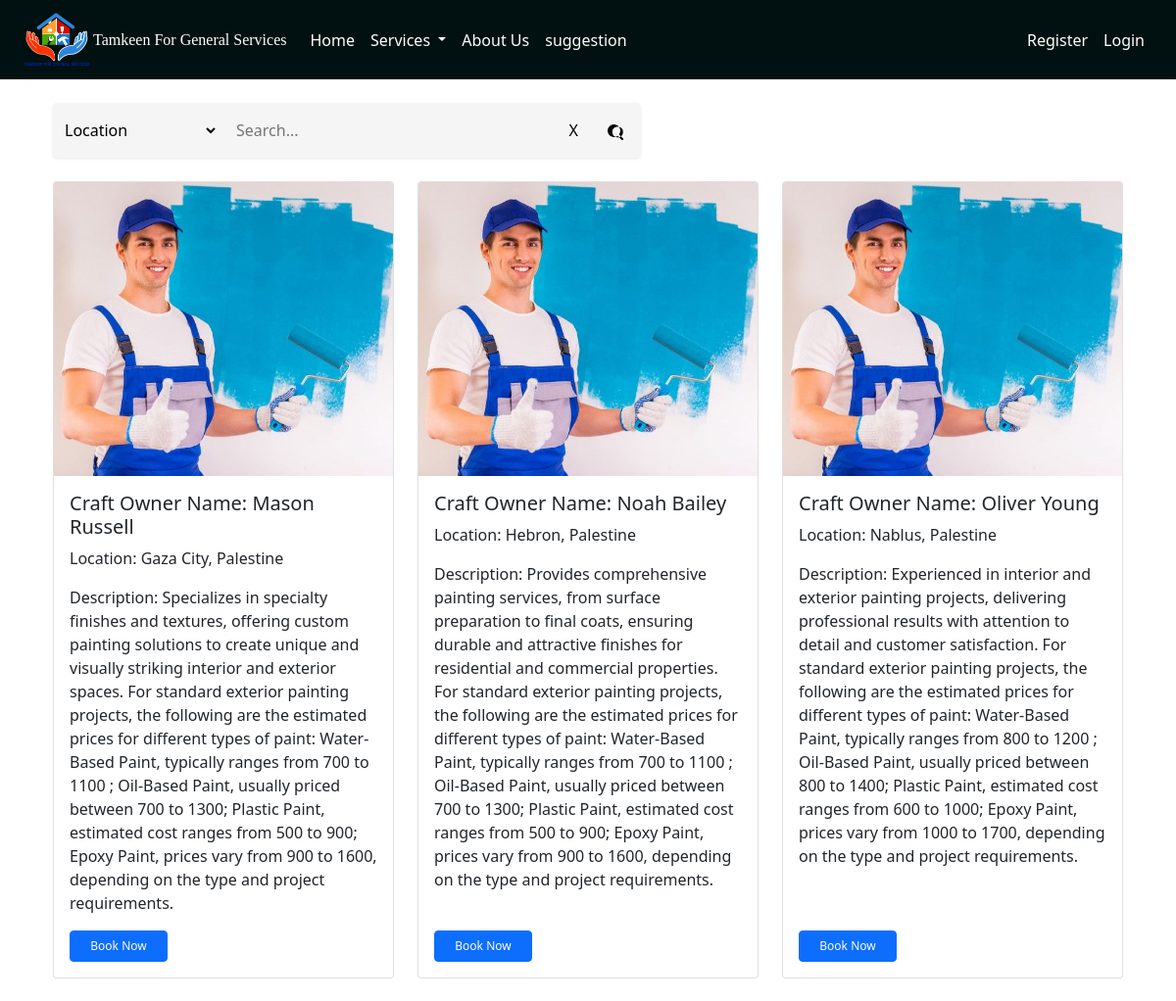
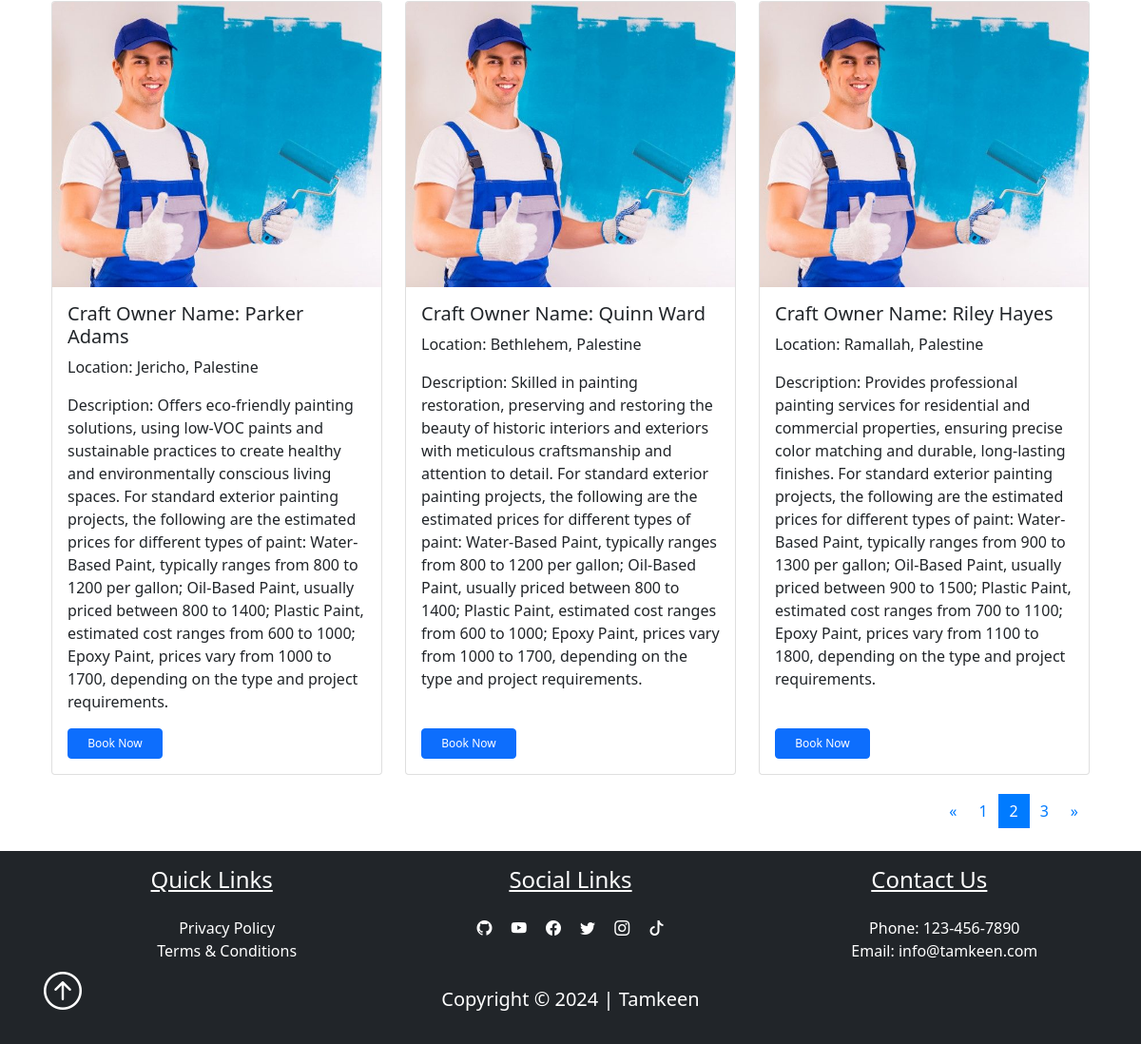
The page /Painting?page=2 on the database its author committed (2 pictures, top to bottom).
### pythonic/models.py (models this page shows, shortened)
class User(db.Model, UserMixin):
    id = db.Column(db.Integer, primary_key=True)
    username = db.Column(db.String(25), unique=True, nullable=False)
    email = db.Column(db.String(125), unique=True, nullable=False)
    image_file = db.Column(db.String(20), nullable=False, default="prf.jpg")
    password = db.Column(db.String(60), nullable=False)
    address = db.Column(db.String(25), nullable=False)
    contactNumber = db.Column(db.String(10), nullable=False)
    user_type = db.Column(db.String(20), nullable=False)
    service_type = db.Column(db.String(20), nullable=True)
    description = db.Column(db.Text, nullable=True)
    service_id = db.Column(db.Integer, db.ForeignKey("service.id"), nullable=True)
    availability = db.relationship('Availability', uselist=False, backref='owner', lazy=True)
    works = db.relationship("Work", backref="maker", lazy=True)
    ratings = db.relationship('Rating', foreign_keys='Rating.craft_owner_id', backref='craft_owner', lazy=True)
    average_rating = db.Column(db.Float, nullable=True)

### pythonic/routes.py (the view)
@app.route('/Painting')
def Painting():
    page = request.args.get('page', 1, type=int)
    per_page = 6
    users, total_users, total_pages = get_Painting_users_from_database(page, per_page)
    next_url = url_for('Painting', page=page + 1) if page < total_pages else None
    prev_url = url_for('Painting', page=page - 1) if page > 1 else None
    pages = range(1, total_pages + 1)
    return render_template('Painting.html', Painting_users=users, next_url=next_url, prev_url=prev_url, pages=pages, current_page=page)

### instance/helper.py (called while the page is built)
def get_Painting_users_from_database(page, per_page):
    Painting_pagination = User.query.filter_by(service_type='Painting').paginate(page=page, per_page=per_page, error_out=False)
    total_users = Painting_pagination.total
    total_pages = Painting_pagination.pages
    return Painting_pagination.items, total_users, total_pages

### pythonic/templates/Painting.html (shortened to what this page needs)
<!DOCTYPE html>
<html lang="en">
<head>
    <link href="{{ url_for('static', filename='css/bootstrap.min.css') }}" rel="stylesheet">
</head>
<body>
    {% extends "layout.html" %}
    {% block content %}
    <br>
    <div class="container">
        <div class="search-container">
            <select id="filterSelect">
                <option value="location">Location</option>
            </select>
            <input type="text" id="searchInput" placeholder="Search...">
            <button id="clearButton">X</button>
            <button id="searchButton">
            </button>
        </div>
        <br>
        <div class="row row-cols-1 row-cols-md-3 g-4" id="cardContainer">
            {% for user in Painting_users %}
            <div class="col">
                <div class="card solution_card" data-location="{{ user.address }}" data-craftowner="{{ user.username }}">
                    <img src="{{ url_for('static', filename=user.image_file) }}" class="card-img-top" alt="Painting image">
                    <div class="card-body">
                        <h5 class="card-title">Craft Owner Name: {{ user.username }}</h5>
                        <p class="card-text">Location: {{ user.address }}</p>
                        <p class="card-text">Description: {{ user.description }}</p>
                        <a href="/appointments?craft_owner={{ user.username }}&service_type={{ user.service_type }}" class="btn btn-primary" style="font-size: 12px; width: 100px;">Book Now</a>
                    </div>
                </div>
            </div>
            {% endfor %}
        </div>
        <div class="pagination-container">
            <nav aria-label="Page navigation">
                <ul class="pagination">
                    {% if prev_url %}
                    <li class="page-item">
                        <a class="page-link" href="{{ prev_url }}" aria-label="Previous">
                            <span aria-hidden="true">&laquo;</span>
                        </a>
                    </li>
                    {% endif %}
                    {% for page in pages %}
                    <li class="page-item {% if page == current_page %}active{% endif %}">
                        <a class="page-link" href="{{ url_for('Painting', page=page) }}">{{ page }}</a>
                    </li>
                    {% endfor %}
                    {% if next_url %}
                    <li class="page-item">
                        <a class="page-link" href="{{ next_url }}" aria-label="Next">
                            <span aria-hidden="true">&raquo;</span>
                        </a>
                    </li>
                    {% endif %}
                </ul>
            </nav>
        </div>
    </div>
    <br>
    {% endblock %}

### pythonic/static/main.css (style rules this page uses)
.container { object-fit:fill; margin: auto; }

### pythonic/templates/Painting.html (style rules this page uses)
.search-container { display: flex; align-items: center; background-color: #f5f5f5; padding: 8px; border-radius: 5px; box-shadow: 0px 1px 3px rgba(0, 0, 0, 0.1); width: 600px; margin-left: 0; }
#filterSelect { border: none; background-color: transparent; font-size: 16px; margin-right: 10px; flex-shrink: 0; }
#searchInput { flex-grow: 1; border: none; background-color: transparent; font-size: 16px; padding: 8px; }
#clearButton, #searchButton { border: none; background-color: transparent; font-size: 16px; cursor: pointer; padding: 0 10px; flex-shrink: 0; }
#searchButton svg { vertical-align: middle; }
#clearButton { margin-right: 10px; }
.btn-primary { margin-top: auto; font-size: 14px; padding: 5px 10px; }
.pagination-container { display: flex; justify-content: flex-end; align-items: center; margin-top: 20px; }
.pagination-container .pagination { margin: 0; }
.pagination-container .pagination .page-link { color: #007bff; background-color: transparent; border: none; cursor: pointer; }
.pagination-container .pagination .page-item.active .page-link { z-index: 1; color: #fff; background-color: #007bff; border-color: #007bff; }
.card { display: flex; flex-direction: column; justify-content: space-between; transition: transform 0.3s, box-shadow 0.3s; height: 100%; }
.card-body { flex-grow: 1; display: flex; flex-direction: column; justify-content: space-between; }
.card-img-top { height: 300px; object-fit: cover; }

### rows shown on the page
User: image_file (picture), username "Mason Russell", address "Gaza City, Palestine", description "Specializes in specialty finishes and textures, offering custom painting solutions to create unique and visually striking interior and exterior spaces. For standard exterior painting projects, the following are the estimated prices for different types of paint: Water-Based Paint, typically ranges from 700 to 1100 ; Oil-Based Paint, usually priced between 700 to 1300; Plastic Paint, estimated cost ranges from 500 to 900; Epoxy Paint, prices vary from 900 to 1600, depending on the type and project requirements."
User: image_file (picture), username "Noah Bailey", address "Hebron, Palestine", description "Provides comprehensive painting services, from surface preparation to final coats, ensuring durable and attractive finishes for residential and commercial properties. For standard exterior painting projects, the following are the estimated prices for different types of paint: Water-Based Paint, typically ranges from 700 to 1100 ; Oil-Based Paint, usually priced between 700 to 1300; Plastic Paint, estimated cost ranges from 500 to 900; Epoxy Paint, prices vary from 900 to 1600, depending on the type and project requirements."
User: image_file (picture), username "Oliver Young", address "Nablus, Palestine", description "Experienced in interior and exterior painting projects, delivering professional results with attention to detail and customer satisfaction. For standard exterior painting projects, the following are the estimated prices for different types of paint: Water-Based Paint, typically ranges from 800 to 1200 ; Oil-Based Paint, usually priced between 800 to 1400; Plastic Paint, estimated cost ranges from 600 to 1000; Epoxy Paint, prices vary from 1000 to 1700, depending on the type and project requirements."
User: image_file (picture), username "Parker Adams", address "Jericho, Palestine", description "Offers eco-friendly painting solutions, using low-VOC paints and sustainable practices to create healthy and environmentally conscious living spaces. For standard exterior painting projects, the following are the estimated prices for different types of paint: Water-Based Paint, typically ranges from 800 to 1200 per gallon; Oil-Based Paint, usually priced between 800 to 1400; Plastic Paint, estimated cost ranges from 600 to 1000; Epoxy Paint, prices vary from 1000 to 1700, depending on the type and project requirements."
User: image_file (picture), username "Quinn Ward", address "Bethlehem, Palestine", description "Skilled in painting restoration, preserving and restoring the beauty of historic interiors and exteriors with meticulous craftsmanship and attention to detail. For standard exterior painting projects, the following are the estimated prices for different types of paint: Water-Based Paint, typically ranges from 800 to 1200 per gallon; Oil-Based Paint, usually priced between 800 to 1400; Plastic Paint, estimated cost ranges from 600 to 1000; Epoxy Paint, prices vary from 1000 to 1700, depending on the type and project requirements."
User: image_file (picture), username "Riley Hayes", address "Ramallah, Palestine", description "Provides professional painting services for residential and commercial properties, ensuring precise color matching and durable, long-lasting finishes. For standard exterior painting projects, the following are the estimated prices for different types of paint: Water-Based Paint, typically ranges from 900 to 1300 per gallon; Oil-Based Paint, usually priced between 900 to 1500; Plastic Paint, estimated cost ranges from 700 to 1100; Epoxy Paint, prices vary from 1100 to 1800, depending on the type and project requirements."

### other values the page prints
{{ page }} "1" "2" "3"
